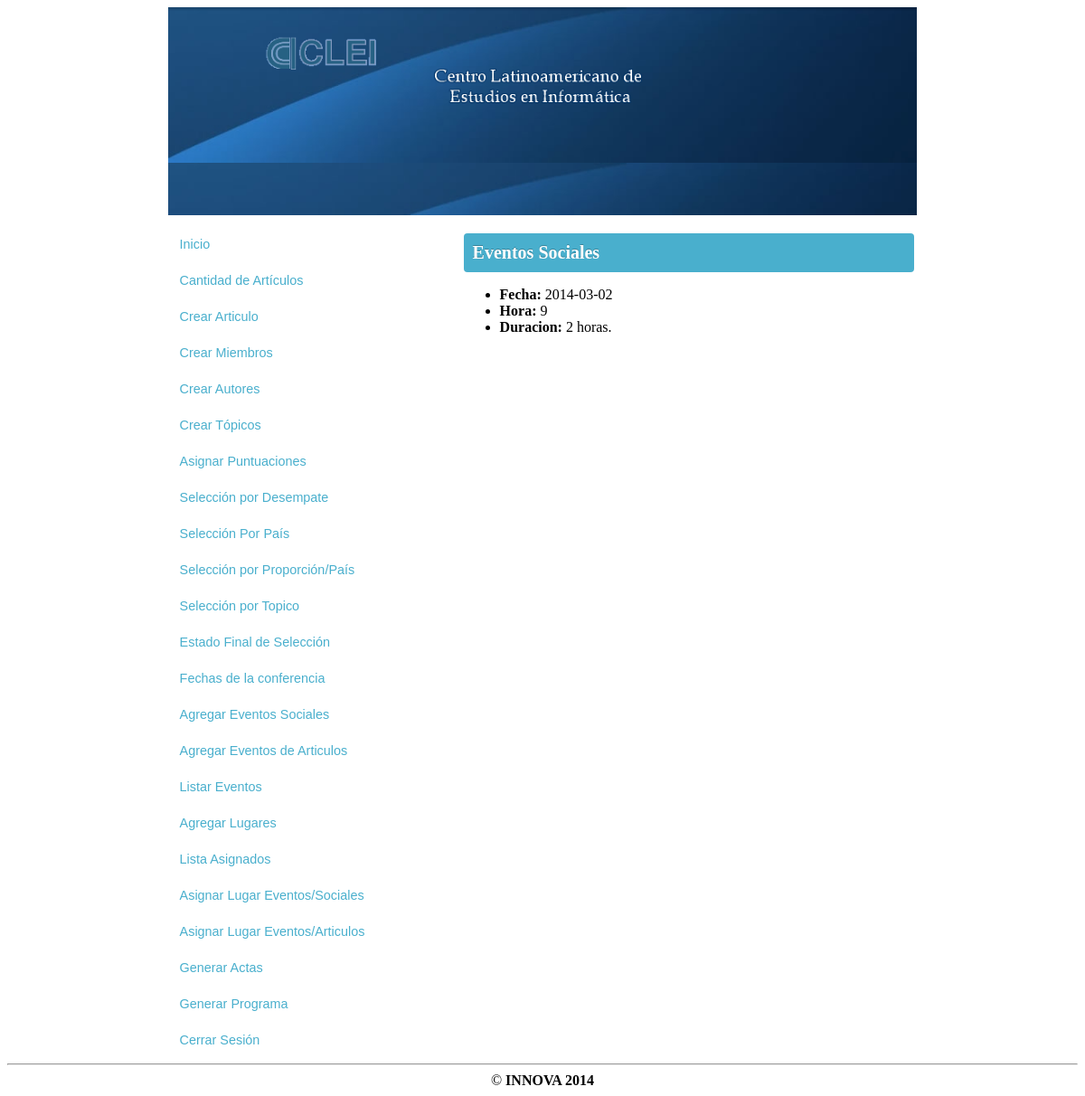
/eventos/Eventos Sociales/, run on the app's committed database.
### CLEI/apps/evento/models.py (models this page shows, shortened)
class Evento(models.Model):
   fecha       = models.ForeignKey(Fecha)
   hora_inicio = models.IntegerField(choices=HORA_INICIO_CHOICES, null=False, verbose_name = 'Hora de inicio')
   duracion    = models.IntegerField(choices=DURACION_CHOICES, null=False, verbose_name = 'Duración')
   class Meta:
       abstract = True

class EventoSocial(Evento):
   tipo_evento = models.CharField(primary_key=True,max_length=30, choices=EVENTO_SOCIALES_CHOICES, verbose_name ='Tipo de Evento')

class Fecha(models.Model):
   dia = models.DateField(primary_key=True, verbose_name = 'Fecha: ')
   def __unicode__(self):
       return str(self.dia)
   class Meta:
       ordering = ["dia"]

### CLEI/apps/eventos/views.py (the view)
# urls.py: url(r'^(?P<evento_tipo_evento>.*)/$', 'CLEI.apps.eventos.views.mostrar'),
def mostrar(request, evento_tipo_evento):
    evento = EventoSocial.objects.get(tipo_evento=evento_tipo_evento)
    return render_to_response('eventos/mostrar.html',
    						 {'evento':evento},
    						 context_instance= RequestContext(request))

### CLEI/templates/eventos/mostrar.html (shortened to what this page needs)
{% extends 'base_presidente.html' %}
{% block encabezado %}
    <h1 style="display: block; font-size: 20px; padding: 10px; margin-left: 0; -webkit-border-radius: 4px; border-radius: 4px; color: white; text-shadow: 0 -1px 0 rgba(0, 0, 0, 0.25); background-color: #49afcd; background-image: -moz-linear-gradient(top,#5BC0DE, #2F96B4 );">{{ evento.tipo_evento }}</h1>
{% endblock %}
{% block contenido %}
<ul>
	<li><b>Fecha:</b> {{ evento.fecha }}</li>
	<li><b>Hora:</b>  {{ evento.hora_inicio }}</li>
	<li><b>Duracion: </b> {{ evento.duracion }} horas.</li>
</ul>
{% endblock %}

### data on the page
EventoSocial: tipo_evento "Eventos Sociales", fecha "2014-03-02", hora_inicio "9", duracion "2"
